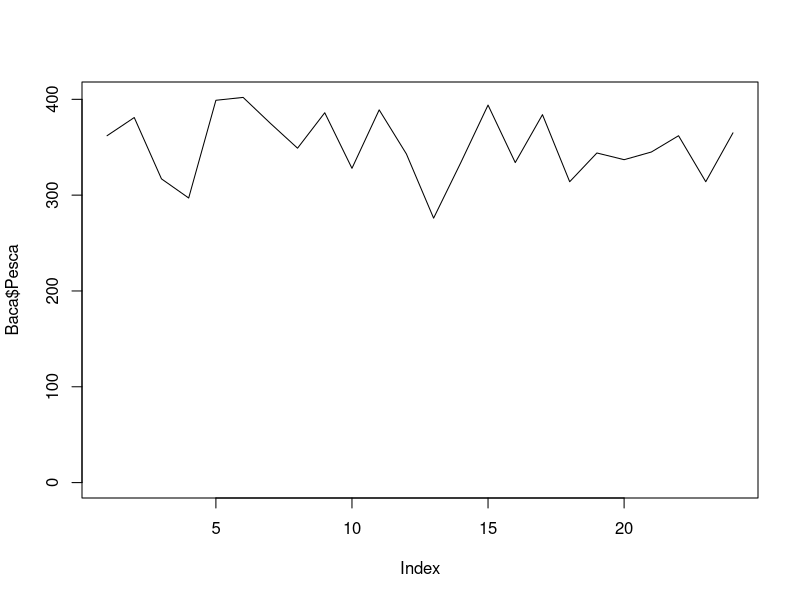
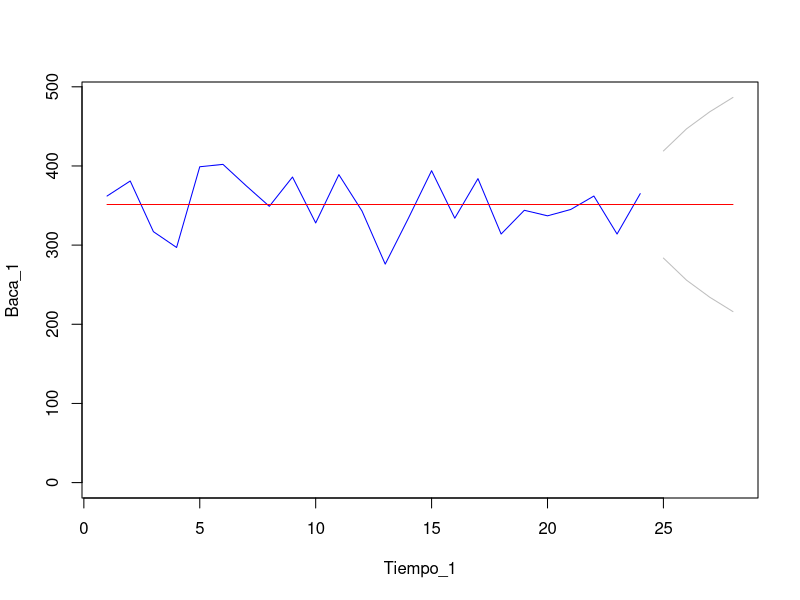
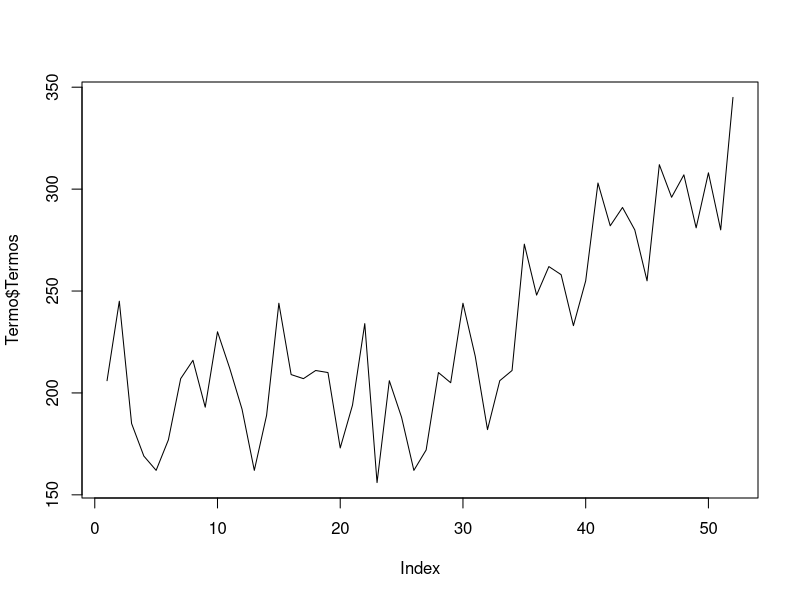
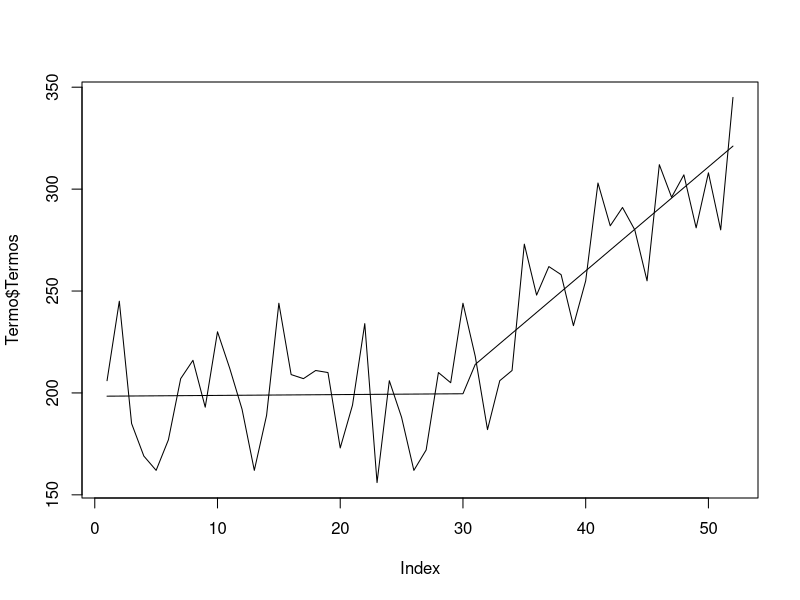
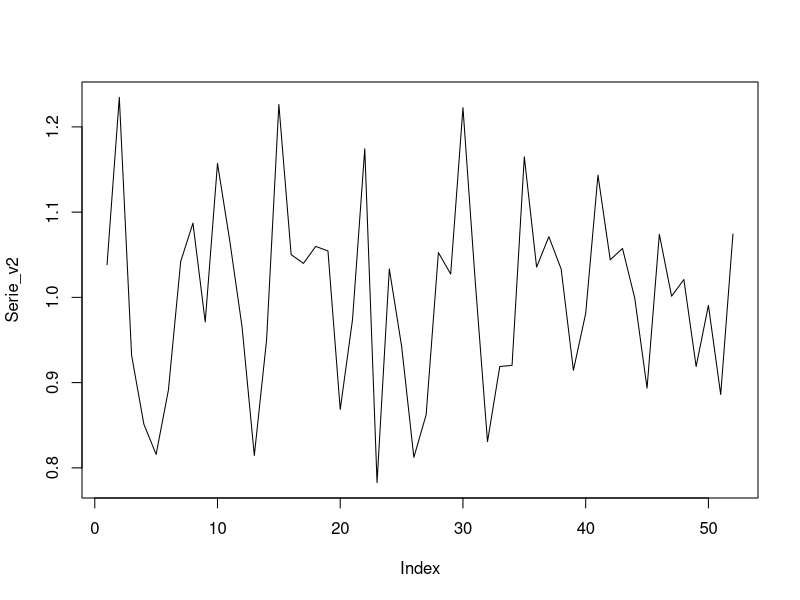
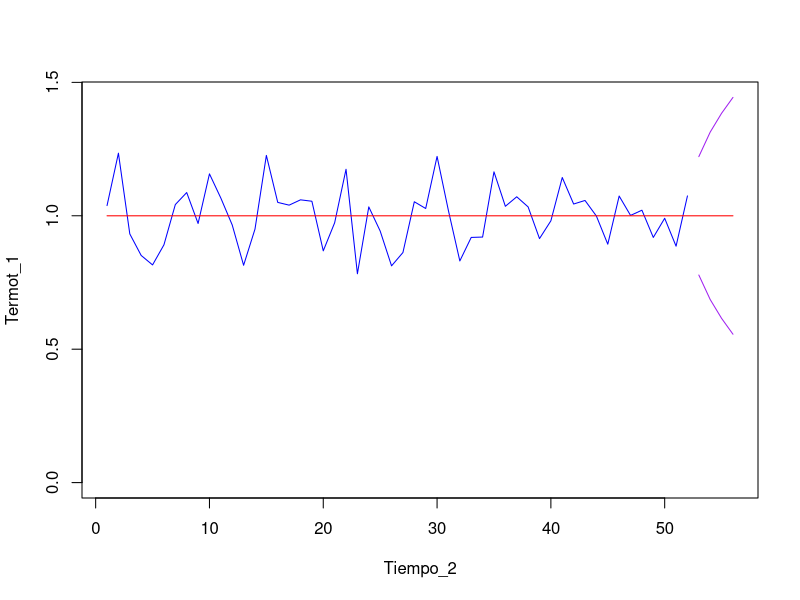
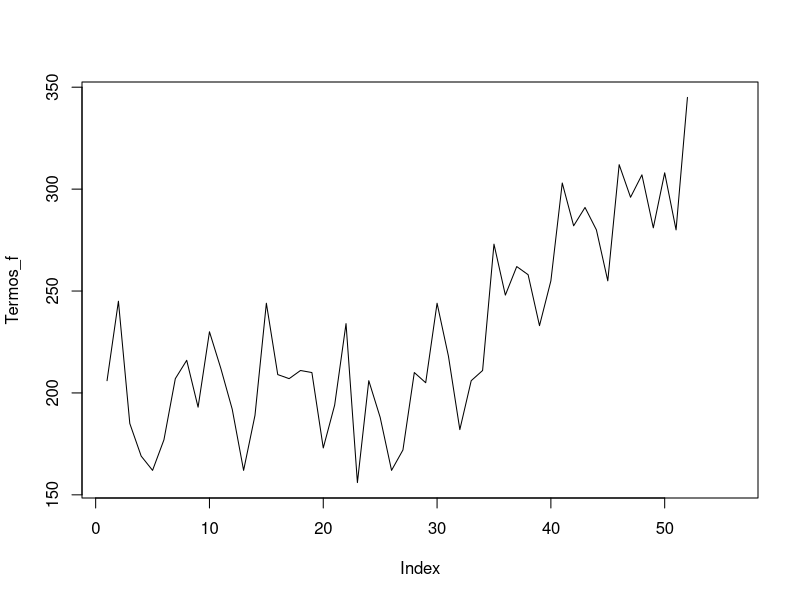

Here is the R script that generated these plots, in order: (Note: this script raises an error after producing the figures.)
## ---- chunk 1
knitr::opts_chunk$set(echo = TRUE)
## ---- chunk 2
library(readxl)
Baca <- read_excel("SeriesHW.xlsx", sheet = "Bacalao")
#str(Baca)
#View(Baca)
head(Baca, 3)
#tail(Baca, 3)
names(Baca)[3]<-c("Pesca")
plot(Baca$Pesca, ylim=c(0, max(Baca$Pesca)), type="l")
## ---- chunk 3
Filtro_1<-mean(Baca$Pesca)
Error_est_1<-Baca$Pesca-Filtro_1
sd_est_1<-sd(Error_est_1)
tao<-c(1:4)
Lim_1<-2*sd_est_1*tao^.5
## ---- chunk 4
Tiempo_1<-c(1:28)
Baca_1<-c(Baca$Pesca, rep(NA, times=4))
Filtro_V2<-rep(Filtro_1, times=28)

LI<-c(rep(NA, times=24), Filtro_1-Lim_1)
LS<-c(rep(NA, times=24), Filtro_1+Lim_1)

plot(Tiempo_1, Baca_1, type="l", ylim=c(0, max(LS, na.rm = TRUE)), col="Blue")

lines(Filtro_V2, col="Red")
lines(LI, col="Grey")
lines(LS, col="Grey")

DF_1<-data.frame(Tiempo_1, Baca_1, Filtro_1,LI, LS)
#View(DF_1)
## ---- chunk 5

Termo<- read_excel("SeriesHW.xlsx", sheet = "Termostatos")
View(Termo)
names(Termo)[2]<-c("Termos")
plot(Termo$Termos, type="l")
## ---- chunk 6

linea_1<-lm(Termos[1:30]~Semana[1:30], data=Termo)

linea_2<-lm(Termos[31:52]~Semana[31:52], data=Termo)

Linea_v2<-c(linea_1$coefficients[1]+linea_1$coefficients[2]*Termo$Semana[1:30], linea_2$coefficients[1]+linea_2$coefficients[2]*Termo$Semana[31:52])




plot(Termo$Termos, type="l")
lines(Linea_v2)

Serie_v2<-Termo$Termos/Linea_v2

plot(Serie_v2, type="l")

## ---- chunk 7
Filtro_2<-mean(Serie_v2)
Error_est_2<-Serie_v2-Filtro_2
sd_est_2<-sd(Error_est_2)
Lim_2<-2*sd_est_2*tao^.5
## ---- chunk 8
Tiempo_2<-c(1:56)
Termot_1<-c(Serie_v2, rep(NA, times=4))
Filtro_V3<-rep(Filtro_2, times=56)

LI_2<-c(rep(NA, times=52), Filtro_2-Lim_2)
LS_2<-c(rep(NA, times=52), Filtro_2+Lim_2)

plot(Tiempo_2, Termot_1, type="l", ylim=c(0, max(LS_2, na.rm = TRUE)), col="Blue")

lines(Filtro_V3, col="Red")
lines(LI_2, col="Purple")
lines(LS_2, col="Purple")

DF_1<-data.frame(Tiempo_1, Baca_1, Filtro_1,LI, LS)
## ---- chunk 9
Linea_v3<-c(linea_1$coefficients[1]+linea_1$coefficients[2]*Termo$Semana[1:30], linea_2$coefficients[1]+linea_2$coefficients[2]*c(31:56))

Termos_f<-c(Termo$Termos, rep(NA, times=4))

plot(Termos_f, type="l")
lines(Est_punt_r)

Est_punt_r<-c(rep(NA, times=52), Filtro_2*Linea_v3[53:56])

LI_2V1<-c(rep(NA, times=52), LI_2[53:56]*Linea_v3[53:56])

LS_2V1<-c(rep(NA, times=52), LS_2[53:56]*Linea_v3[53:56])

plot(Termos_f, type="l", ylim=c(0, max(LS_2V1, na.rm = TRUE)))
lines(Est_punt_r)
lines(LI_2V1)
lines(LS_2V1)

#lines(Linea_v3)

DF_2<-data.frame(c(1:56),Termos_f, Est_punt_r, LI_2V1,LS_2V1)
View(DF_2)
## ---- chunk 10
Bici <- read_excel("SeriesHW.xlsx", sheet = "Bicicletas")
View(Bici)

plot(Bici$`Ventas trimestrales`, type="l")
